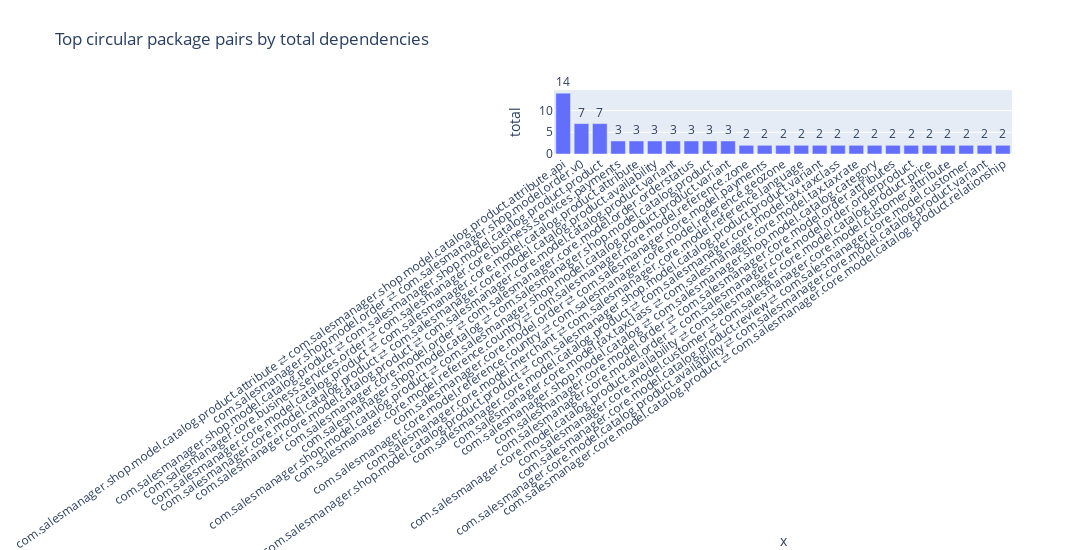
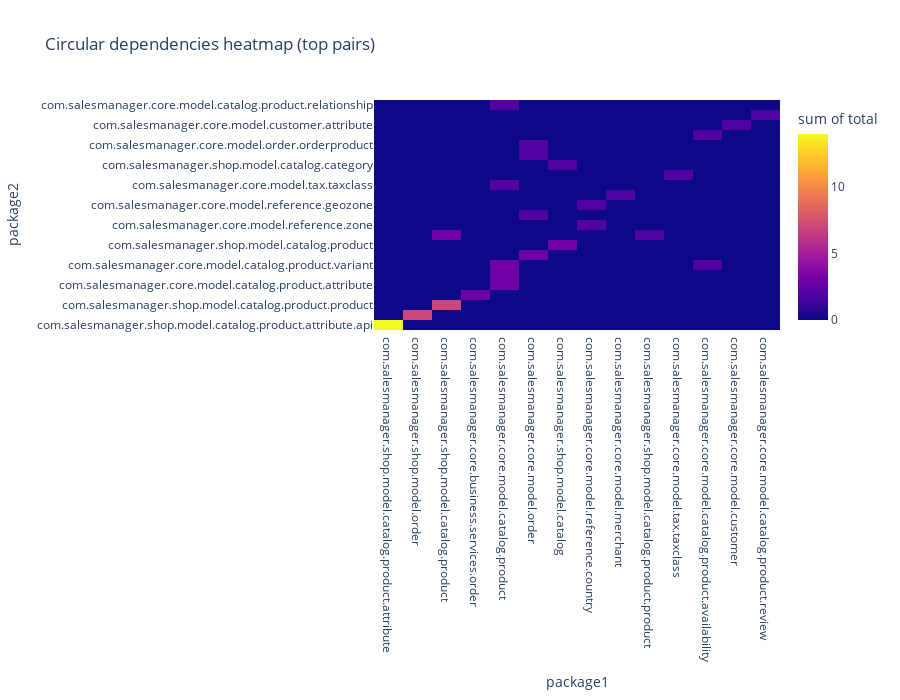

Notebook code for these charts, in order:
### Markdown cell above
## 1) Circular Dependencies (package ↔ package)

### Code cell
path = os.path.join(DEPS_DIR, "Circular_Dependencies.csv")
df_circ = read_csv_safe(path)
display(df_circ.head(10))

if not df_circ.empty:
    c_p1 = find_col(df_circ, "package1", contains="package1", default=None)
    c_p2 = find_col(df_circ, "package2", contains="package2", default=None)
    c_fwd = find_col(df_circ, "totalDepsP1toP2", contains="p1toP2", default=None)
    c_bwd = find_col(df_circ, "totalDepsP2toP1", contains="p2toP1", default=None)

    if c_p1 and c_p2 and c_fwd and c_bwd:
        tmp = df_circ[[c_p1, c_p2, c_fwd, c_bwd]].copy()
        tmp.columns = ["package1", "package2", "fwd", "bwd"]
        tmp["total"] = pd.to_numeric(tmp["fwd"], errors="coerce").fillna(0) + pd.to_numeric(tmp["bwd"], errors="coerce").fillna(0)
        top_pairs = tmp.sort_values("total", ascending=False).head(MAX_BARS)

        fig = px.bar(top_pairs, x=top_pairs["package1"] + " ⇄ " + top_pairs["package2"], y="total",
                     text="total", title="Top circular package pairs by total dependencies")
        fig.update_traces(textposition="outside", cliponaxis=False)
        fig.update_layout(xaxis_tickangle=-35, width=1200, height=550)
        fig.show()

        hp = top_pairs.copy()
        fig2 = px.density_heatmap(hp, x="package1", y="package2", z="total", nbinsx=len(hp["package1"].unique()),
                                  title="Circular dependencies heatmap (top pairs)")
        fig2.update_layout(width=900, height=700)
        fig2.show()
    else:
        print("[info] Circular_Dependencies.csv lacks expected columns — skipping charts.")
else:
    print("[info] Circular_Dependencies.csv missing or empty.")

### Figure 1 — Plotly figure (JSON) as saved in the notebook; plotly's stock layout.template omitted (floating-point values rounded to 4 significant figures)
{"data": [{"cliponaxis": false, "hovertemplate": "x=%{x}<br>total=%{text}<extra></extra>", "legendgroup": "", "marker": {"color": "#636efa", "pattern": {"shape": ""}}, "name": "", "orientation": "v", "showlegend": false, "text": [14.0, 7.0, 7.0, 3.0, 3.0, 3.0, 3.0, 3.0, 3.0, 3.0, 2.0, 2.0, 2.0, 2.0, 2.0, 2.0, 2.0, 2.0, 2.0, 2.0, 2.0, 2.0, 2.0, 2.0, 2.0], "textposition": "outside", "type": "bar", "x": ["com.salesmanager.shop.model.catalog.product.attribute ⇄ com.salesmanager.shop.model.catalog.product.attribute.api", "com.salesmanager.shop.model.order ⇄ com.salesmanager.shop.model.order.v0", "com.salesmanager.shop.model.catalog.product ⇄ com.salesmanager.shop.model.catalog.product.product", "com.salesmanager.core.business.services.order ⇄ com.salesmanager.core.business.services.payments", "com.salesmanager.core.model.catalog.product ⇄ com.salesmanager.core.model.catalog.product.attribute", "com.salesmanager.core.model.catalog.product ⇄ com.salesmanager.core.model.catalog.product.availability", "com.salesmanager.core.model.catalog.product ⇄ com.salesmanager.core.model.catalog.product.variant", "com.salesmanager.core.model.order ⇄ com.salesmanager.core.model.order.orderstatus", "com.salesmanager.shop.model.catalog ⇄ com.salesmanager.shop.model.catalog.product", "com.salesmanager.shop.model.catalog.product ⇄ com.salesmanager.shop.model.catalog.product.product.variant", "com.salesmanager.core.model.reference.country ⇄ com.salesmanager.core.model.reference.zone", "com.salesmanager.core.model.order ⇄ com.salesmanager.core.model.payments", "com.salesmanager.core.model.reference.country ⇄ com.salesmanager.core.model.reference.geozone", "com.salesmanager.core.model.merchant ⇄ com.salesmanager.core.model.reference.language", "com.salesmanager.shop.model.catalog.product.product ⇄ com.salesmanager.shop.model.catalog.product.product.variant", "com.salesmanager.core.model.catalog.product ⇄ com.salesmanager.core.model.tax.taxclass", "com.salesmanager.core.model.tax.taxclass ⇄ com.salesmanager.core.model.tax.taxrate", "com.salesmanager.shop.model.catalog ⇄ com.salesmanager.shop.model.catalog.category", "com.salesmanager.core.model.order ⇄ com.salesmanager.core.model.order.attributes", "com.salesmanager.core.model.order ⇄ com.salesmanager.core.model.order.orderproduct", "com.salesmanager.core.model.catalog.product.availability ⇄ com.salesmanager.core.model.catalog.product.price", "com.salesmanager.core.model.customer ⇄ com.salesmanager.core.model.customer.attribute", "com.salesmanager.core.model.catalog.product.review ⇄ com.salesmanager.core.model.customer", "com.salesmanager.core.model.catalog.product.availability ⇄ com.salesmanager.core.model.catalog.product.variant", "com.salesmanager.core.model.catalog.product ⇄ com.salesmanager.core.model.catalog.product.relationship"], "xaxis": "x", "y": [14, 7, 7, 3, 3, 3, 3, 3, 3, 3, 2, 2, 2, 2, 2, 2, 2, 2, 2, 2, 2, 2, 2, 2, 2], "yaxis": "y"}], "layout": {"barmode": "relative", "height": 550, "legend": {"tracegroupgap": 0}, "title": {"text": "Top circular package pairs by total dependencies"}, "width": 1200, "xaxis": {"anchor": "y", "domain": [0, 1], "tickangle": -35, "title": {"text": "x"}}, "yaxis": {"anchor": "x", "domain": [0, 1], "title": {"text": "total"}}}}

### Figure 2 — Plotly figure (JSON) as saved in the notebook; plotly's stock layout.template omitted (floating-point values rounded to 4 significant figures)
{"data": [{"coloraxis": "coloraxis", "histfunc": "sum", "hovertemplate": "package1=%{x}<br>package2=%{y}<br>sum of total=%{z}<extra></extra>", "name": "", "nbinsx": 14, "type": "histogram2d", "x": ["com.salesmanager.shop.model.catalog.product.attribute", "com.salesmanager.shop.model.order", "com.salesmanager.shop.model.catalog.product", "com.salesmanager.core.business.services.order", "com.salesmanager.core.model.catalog.product", "com.salesmanager.core.model.catalog.product", "com.salesmanager.core.model.catalog.product", "com.salesmanager.core.model.order", "com.salesmanager.shop.model.catalog", "com.salesmanager.shop.model.catalog.product", "com.salesmanager.core.model.reference.country", "com.salesmanager.core.model.order", "com.salesmanager.core.model.reference.country", "com.salesmanager.core.model.merchant", "com.salesmanager.shop.model.catalog.product.product", "com.salesmanager.core.model.catalog.product", "com.salesmanager.core.model.tax.taxclass", "com.salesmanager.shop.model.catalog", "com.salesmanager.core.model.order", "com.salesmanager.core.model.order", "com.salesmanager.core.model.catalog.product.availability", "com.salesmanager.core.model.customer", "com.salesmanager.core.model.catalog.product.review", "com.salesmanager.core.model.catalog.product.availability", "com.salesmanager.core.model.catalog.product"], "xaxis": "x", "xbingroup": "x", "y": ["com.salesmanager.shop.model.catalog.product.attribute.api", "com.salesmanager.shop.model.order.v0", "com.salesmanager.shop.model.catalog.product.product", "com.salesmanager.core.business.services.payments", "com.salesmanager.core.model.catalog.product.attribute", "com.salesmanager.core.model.catalog.product.availability", "com.salesmanager.core.model.catalog.product.variant", "com.salesmanager.core.model.order.orderstatus", "com.salesmanager.shop.model.catalog.product", "com.salesmanager.shop.model.catalog.product.product.variant", "com.salesmanager.core.model.reference.zone", "com.salesmanager.core.model.payments", "com.salesmanager.core.model.reference.geozone", "com.salesmanager.core.model.reference.language", "com.salesmanager.shop.model.catalog.product.product.variant", "com.salesmanager.core.model.tax.taxclass", "com.salesmanager.core.model.tax.taxrate", "com.salesmanager.shop.model.catalog.category", "com.salesmanager.core.model.order.attributes", "com.salesmanager.core.model.order.orderproduct", "com.salesmanager.core.model.catalog.product.price", "com.salesmanager.core.model.customer.attribute", "com.salesmanager.core.model.customer", "com.salesmanager.core.model.catalog.product.variant", "com.salesmanager.core.model.catalog.product.relationship"], "yaxis": "y", "ybingroup": "y", "z": [14, 7, 7, 3, 3, 3, 3, 3, 3, 3, 2, 2, 2, 2, 2, 2, 2, 2, 2, 2, 2, 2, 2, 2, 2]}], "layout": {"coloraxis": {"colorbar": {"title": {"text": "sum of total"}}, "colorscale": [[0, "#0d0887"], [0.1111, "#46039f"], [0.2222, "#7201a8"], [0.3333, "#9c179e"], [0.4444, "#bd3786"], [0.5556, "#d8576b"], [0.6667, "#ed7953"], [0.7778, "#fb9f3a"], [0.8889, "#fdca26"], [1, "#f0f921"]]}, "height": 700, "legend": {"tracegroupgap": 0}, "title": {"text": "Circular dependencies heatmap (top pairs)"}, "width": 900, "xaxis": {"anchor": "y", "domain": [0, 1], "title": {"text": "package1"}}, "yaxis": {"anchor": "x", "domain": [0, 1], "title": {"text": "package2"}}}}
